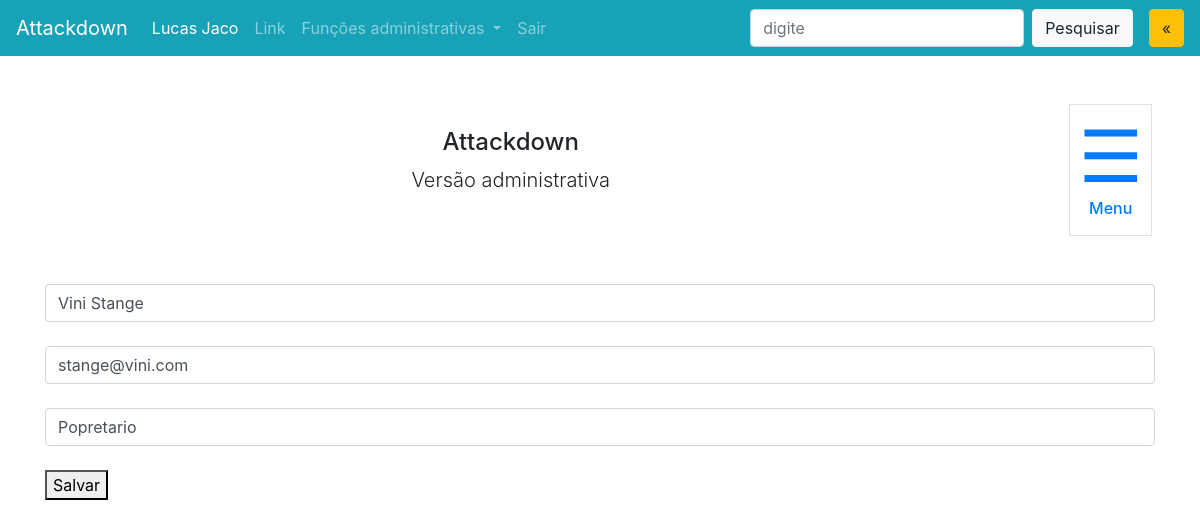
/accounts/editar/002.339.249-57 (signed in), run on the app's committed database.
### account/models.py (models this page shows, shortened)
class Account(AbstractBaseUser, PermissionsMixin):
    email = models.EmailField(_('email address'), unique=True, max_length=60)
    cpf = models.TextField(unique=True, primary_key=True)
    nome = models.TextField(max_length=45)
    cargo = models.TextField(max_length=20)
    is_admin = models.BooleanField(default=False)
    is_staff = models.BooleanField(default=False)
    is_superuser = models.BooleanField(default=False)
    is_active = models.BooleanField(default=True)
    date_joined = models.DateTimeField(default=timezone.now)
    USERNAME_FIELD = 'email'
    REQUIRED_FIELDS = ['cpf']
    objects = AccountManager()

### account/views.py (the view, shortened to what this page needs)
# urls.py: path('editar/<str:cpf_funcionario>', views.editar_funcionarios, name="editar-funcionario"),
def editar_funcionarios(request, cpf_funcionario):
    usuario = request.user
    funcionario = get_object_or_404(Account, cpf=cpf_funcionario)
    context = {}
    if not usuario.is_authenticated:
        return redirect("/")
    else:
        editar_funcionario_form = EditarFuncionarioForm(instance=funcionario)
        context['editar_funcionario'] = editar_funcionario_form
    return render(request, 'editar_funcionario.html', context)

### account/forms.py
class EditarFuncionarioForm(forms.ModelForm):
    email = forms.EmailField(max_length=60, required=True, label='Email',
        widget=forms.EmailInput(attrs={'class':'form-control input-registro',
                                      'placeholder':'email@email.com'
        }))
    nome = forms.CharField(max_length=35, required=True, label='Nome',
        widget=forms.TextInput(attrs={'class':'form-control input-registro',
                                      'placeholder':'Nome e sobrenome'
        }))
    cargo = forms.CharField(max_length=35, required=True, label='Nome',
        widget=forms.TextInput(attrs={'class':'form-control input-registro'
        }))
    class Meta:
        model = Account
        fields = ("email", "nome", "cargo")

### templates/editar_funcionario.html (shortened to what this page needs)
{% extends "base.html" %}
{% block conteudo %}
    <form method="POST">{% csrf_token %}
        {{ editar_funcionario.nome }}<br>
        {{ editar_funcionario.email }}<br>
        {{ editar_funcionario.cargo }}<br>
        <button>Salvar</button>
    </form>
{% endblock conteudo %}

### templates/base.html (shortened to what this page needs)
<html>
<head>
<link rel="stylesheet" href="https://stackpath.bootstrapcdn.com/bootstrap/4.2.1/css/bootstrap.min.css">
</head>
<body>
<nav class="navbar navbar-expand-xl navbar-dark bg-info">
	<a class="navbar-brand" href="http://127.0.0.1:8000/index/">Attackdown</a>
    <a class="pull-bs-canvas-right ml-3 order-xl-last btn btn-warning" href="#">&laquo;</a>
    <div class="collapse navbar-collapse" id="navbarSupportedContent">
		<ul class="navbar-nav mr-auto">
			<li class="nav-item active">
				<a class="nav-link" href="#">{{user.nome}}<span class="sr-only">(current)</span></a>
			</li>
			<li class="nav-item">
				<a class="nav-link" href="#">Link</a>
			</li>
			<li class="nav-item dropdown">
				<a class="nav-link dropdown-toggle" href="#" id="navbarDropdown" role="button" data-toggle="dropdown" aria-haspopup="true" aria-expanded="false">
				Funções administrativas
				</a>
			</li>
			<li class="nav-item">
				<a class="nav-link" href="/accounts/logout" tabindex="-1">Sair</a>
			</li>
		</ul>
		<form class="form-inline my-2 my-lg-0">
			<input class="form-control mr-sm-2" type="search" placeholder="digite" aria-label="Search">
			<button class="btn btn-light my-2 my-sm-0" type="submit">Pesquisar</button>
		</form>
	</div>
</nav>
<div class="d-flex justify-content-around my-5">
    <div class="flex-grow-1 text-center align-self-center">
    	<h4 class="h4">Attackdown</h4>
        <p class="lead">Versão administrativa</p>
    </div>
    <div class="text-center border p-2 mx-5">
    	<a class="pull-bs-canvas-right d-block text-primary text-decoration-none" href="#">
        	<span class="display-3">&#9776;</span>
            <h6>Menu</h6>
        </a>
    </div>
</div>
<div class="container">
	{% block conteudo %}
	{% endblock conteudo %}
</div>
</body>
</html>

### templates/base.html (style rules this page uses)
body { min-height: 100vh; }

### data on the page
Account: nome "Lucas Jaco"
Account: nome "Vini Stange", email "stange@vini.com", cargo "Popretario"
